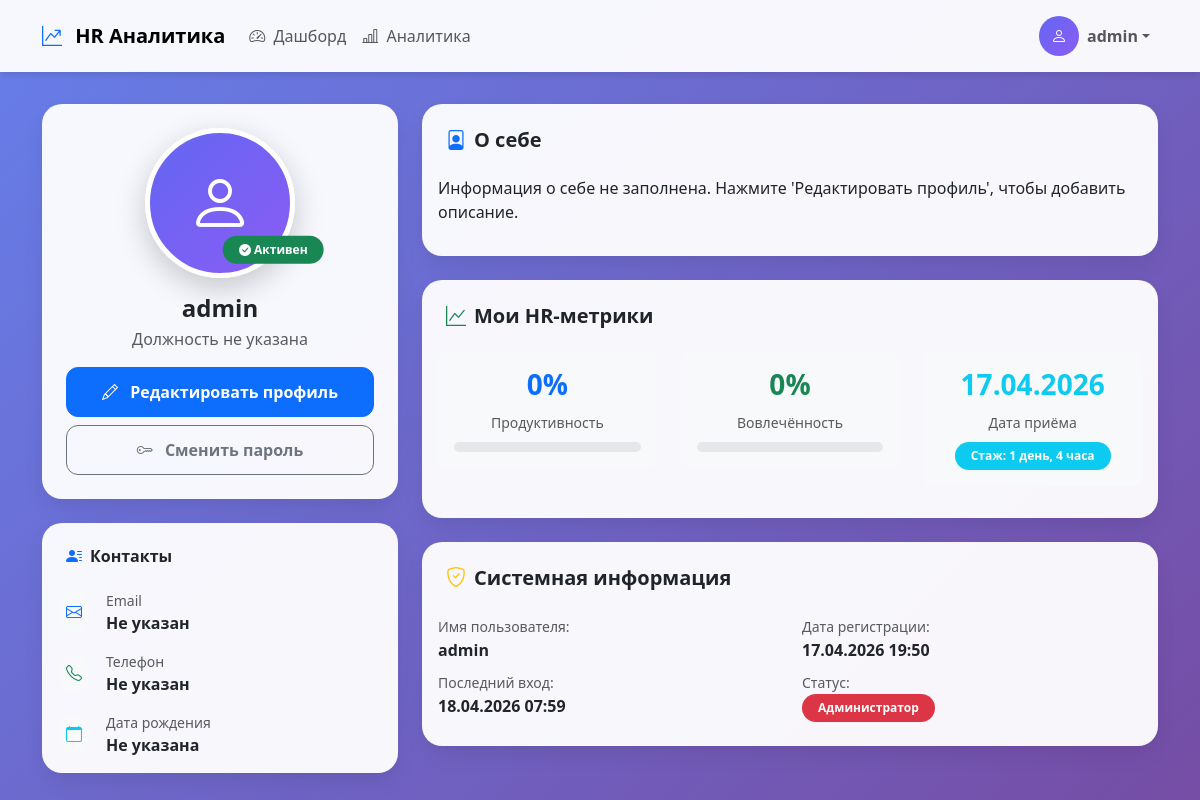
/profile/ (signed in), run on the app's committed database.
### dashboard/models.py (models this page shows, shortened)
class Employee(models.Model):
    user = models.OneToOneField(User, on_delete=models.CASCADE, related_name='employee_profile',
                                verbose_name='Пользователь')
    department = models.ForeignKey(Department, on_delete=models.CASCADE, null=True, blank=True, verbose_name='Отдел')
    position = models.CharField(max_length=100, blank=True, verbose_name='Должность')
    phone = models.CharField(max_length=20, blank=True, verbose_name='Телефон')
    bio = models.TextField(blank=True, verbose_name='О себе')
    avatar = models.ImageField(upload_to='avatars/', blank=True, null=True, verbose_name='Аватар')
    birth_date = models.DateField(blank=True, null=True, verbose_name='Дата рождения')
    hire_date = models.DateField(auto_now_add=True, verbose_name='Дата приёма')
    salary = models.DecimalField(max_digits=10, decimal_places=2, default=0, verbose_name='Зарплата')
    performance_score = models.FloatField(default=0, verbose_name='Оценка производительности')
    engagement_score = models.FloatField(default=0, verbose_name='Вовлечённость')
    is_active = models.BooleanField(default=True, verbose_name='Активен')
    class Meta:
        verbose_name = 'Сотрудник'
        verbose_name_plural = 'Сотрудники'

### dashboard/views.py (the view)
# urls.py: path('profile/', views.profile, name='profile'),
@login_required
def profile(request):
    employee = request.user.employee_profile
    context = {
        'employee': employee,
        'user': request.user,
    }
    return render(request, 'profile.html', context)

### dashboard/templates/profile.html (shortened to what this page needs)
{% extends 'base.html' %}
{% block content %}
<div class="container py-4">
    <div class="row">
        <div class="col-lg-4 mb-4">
            <div class="card text-center p-4">
                <div class="position-relative mb-3">
                    {% if employee.avatar %}
                        <img src="{{ employee.avatar.url }}" alt="Avatar" class="profile-avatar">
                    {% else %}
                        <div class="bg-gradient-primary text-white rounded-circle d-inline-flex align-items-center justify-content-center profile-avatar">
                            <i class="bi bi-person" style="font-size: 4rem;"></i>
                        </div>
                    {% endif %}
                    <div class="position-absolute bottom-0 end-0 translate-middle">
                        <span class="badge bg-success badge-pill"><i class="bi bi-check-circle-fill"></i> Активен</span>
                    </div>
                </div>
                <h4 class="fw-bold mb-1">{{ user.get_full_name|default:user.username }}</h4>
                <p class="text-muted mb-3">{{ employee.position|default:"Должность не указана" }}</p>
                <div class="d-grid gap-2">
                    <a href="{% url 'edit_profile' %}" class="btn btn-primary btn-custom">
                        <i class="bi bi-pencil me-2"></i> Редактировать профиль
                    </a>
                    <a href="{% url 'change_password' %}" class="btn btn-outline-secondary btn-custom">
                        <i class="bi bi-key me-2"></i> Сменить пароль
                    </a>
                </div>
            </div>
            <div class="card mt-4">
                <div class="card-header bg-transparent border-0 pt-4 px-4">
                    <h6 class="fw-bold mb-0"><i class="bi bi-person-lines-fill me-2 text-primary"></i>Контакты</h6>
                </div>
                <div class="card-body">
                    <ul class="list-unstyled mb-0">
                        <li class="mb-3 d-flex align-items-center">
                            <div class="bg-light rounded-circle p-2 me-3">
                                <i class="bi bi-envelope text-primary"></i>
                            </div>
                            <div>
                                <small class="text-muted d-block">Email</small>
                                <span class="fw-semibold">{{ user.email|default:"Не указан" }}</span>
                            </div>
                        </li>
                        <li class="mb-3 d-flex align-items-center">
                            <div class="bg-light rounded-circle p-2 me-3">
                                <i class="bi bi-telephone text-success"></i>
                            </div>
                            <div>
                                <small class="text-muted d-block">Телефон</small>
                                <span class="fw-semibold">{{ employee.phone|default:"Не указан" }}</span>
                            </div>
                        </li>
                        <li class="d-flex align-items-center">
                            <div class="bg-light rounded-circle p-2 me-3">
                                <i class="bi bi-calendar text-info"></i>
                            </div>
                            <div>
                                <small class="text-muted d-block">Дата рождения</small>
                                <span class="fw-semibold">{{ employee.birth_date|date:"d.m.Y"|default:"Не указана" }}</span>
                            </div>
                        </li>
                    </ul>
                </div>
            </div>
        </div>
        <div class="col-lg-8">
            <div class="card mb-4">
                <div class="card-header bg-transparent border-0 pt-4 px-4">
                    <h5 class="fw-bold mb-0"><i class="bi bi-file-person me-2 text-primary"></i>О себе</h5>
                </div>
                <div class="card-body">
                    <p class="text-muted mb-0">
                        {{ employee.bio|default:"Информация о себе не заполнена. Нажмите 'Редактировать профиль', чтобы добавить описание."|linebreaks }}
                    </p>
                </div>
            </div>
            <div class="card mb-4">
                <div class="card-header bg-transparent border-0 pt-4 px-4">
                    <h5 class="fw-bold mb-0"><i class="bi bi-graph-up me-2 text-success"></i>Мои HR-метрики</h5>
                </div>
                <div class="card-body">
                    <div class="row">
                        <div class="col-md-4 text-center mb-3">
                            <div class="p-3 bg-light rounded-3">
                                <h3 class="text-primary fw-bold">{{ employee.performance_score|default:"0" }}%</h3>
                                <small class="text-muted">Продуктивность</small>
                                <div class="progress progress-custom mt-2">
                                </div>
                            </div>
                        </div>
                        <div class="col-md-4 text-center mb-3">
                            <div class="p-3 bg-light rounded-3">
                                <h3 class="text-success fw-bold">{{ employee.engagement_score|default:"0" }}%</h3>
                                <small class="text-muted">Вовлечённость</small>
                                <div class="progress progress-custom mt-2">
                                </div>
                            </div>
                        </div>
                        <div class="col-md-4 text-center mb-3">
                            <div class="p-3 bg-light rounded-3">
                                <h3 class="text-info fw-bold">{{ employee.hire_date|date:"d.m.Y" }}</h3>
                                <small class="text-muted">Дата приёма</small>
                                <div class="mt-2">
                                    <span class="badge bg-info badge-pill">Стаж: {{ employee.hire_date|timesince }}</span>
                                </div>
                            </div>
                        </div>
                    </div>
                </div>
            </div>
            <div class="card">
                <div class="card-header bg-transparent border-0 pt-4 px-4">
                    <h5 class="fw-bold mb-0"><i class="bi bi-shield-check me-2 text-warning"></i>Системная информация</h5>
                </div>
                <div class="card-body">
                    <div class="row">
                        <div class="col-md-6 mb-2">
                            <small class="text-muted">Имя пользователя:</small>
                            <p class="fw-semibold mb-0">{{ user.username }}</p>
                        </div>
                        <div class="col-md-6 mb-2">
                            <small class="text-muted">Дата регистрации:</small>
                            <p class="fw-semibold mb-0">{{ user.date_joined|date:"d.m.Y H:i" }}</p>
                        </div>
                        <div class="col-md-6 mb-2">
                            <small class="text-muted">Последний вход:</small>
                            <p class="fw-semibold mb-0">{{ user.last_login|date:"d.m.Y H:i"|default:"Нет данных" }}</p>
                        </div>
                        <div class="col-md-6 mb-2">
                            <small class="text-muted">Статус:</small>
                            <p class="fw-semibold mb-0">
                                {% if user.is_superuser %}
                                    <span class="badge bg-danger badge-pill">Администратор</span>
                                {% elif user.is_staff %}
                                    <span class="badge bg-warning badge-pill">Менеджер</span>
                                {% else %}
                                    <span class="badge bg-success badge-pill">Сотрудник</span>
                                {% endif %}
                            </p>
                        </div>
                    </div>
                </div>
            </div>
        </div>
    </div>
</div>
{% endblock %}

### dashboard/templates/base.html (shortened to what this page needs)
{% load bootstrap5 %}
<!DOCTYPE html>
<html lang="ru">
<head>
    {% bootstrap_css %}
    <link rel="stylesheet" href="https://cdn.jsdelivr.net/npm/bootstrap-icons@1.10.0/font/bootstrap-icons.css">
</head>
<body>
    {% if user.is_authenticated %}
    <nav class="navbar navbar-expand-lg navbar-light fixed-top">
        <div class="container">
            <a class="navbar-brand fw-bold" href="{% url 'dashboard' %}">
                <i class="bi bi-graph-up-arrow text-primary me-2"></i>
                HR Аналитика
            </a>
            <div class="collapse navbar-collapse" id="navbarNav">
                <ul class="navbar-nav me-auto">
                    <li class="nav-item">
                        <a class="nav-link" href="{% url 'dashboard' %}">
                            <i class="bi bi-speedometer2 me-1"></i> Дашборд
                        </a>
                    </li>
                    <li class="nav-item">
                        <a class="nav-link" href="{% url 'analytics' %}">
                            <i class="bi bi-bar-chart-line me-1"></i> Аналитика
                        </a>
                    </li>
                </ul>
                <ul class="navbar-nav ms-auto align-items-center">
                    <li class="nav-item dropdown">
                        <a class="nav-link dropdown-toggle d-flex align-items-center" href="#" id="userDropdown" role="button" data-bs-toggle="dropdown">
                            {% if user.employee_profile.avatar %}
                                <img src="{{ user.employee_profile.avatar.url }}" alt="Avatar" class="profile-avatar-small me-2">
                            {% else %}
                                <div class="bg-gradient-primary text-white rounded-circle d-flex align-items-center justify-content-center me-2" style="width: 40px; height: 40px;">
                                    <i class="bi bi-person"></i>
                                </div>
                            {% endif %}
                            <span class="fw-semibold">{{ user.get_full_name|default:user.username }}</span>
                        </a>
                    </li>
                </ul>
            </div>
        </div>
    </nav>
    {% endif %}
    <div style="margin-top: {% if user.is_authenticated %}80px{% else %}0{% endif %};">
        {% block content %}{% endblock %}
    </div>
</body>
</html>

### dashboard/templates/base.html (style rules this page uses)
:root { --primary-color: #6366f1; --secondary-color: #8b5cf6; --success-color: #10b981; --warning-color: #f59e0b; --danger-color: #ef4444; --info-color: #3b82f6; }
body { background: linear-gradient(135deg, #667eea 0%, #764ba2 100%); min-height: 100vh; font-family: 'Segoe UI', Tahoma, Geneva, Verdana, sans-serif; }
.navbar { background: rgba(255, 255, 255, 0.95) !important; backdrop-filter: blur(10px); box-shadow: 0 4px 6px -1px rgba(0, 0, 0, 0.1); }
.card { background: rgba(255, 255, 255, 0.95); border: none; border-radius: 20px; box-shadow: 0 10px 25px -5px rgba(0, 0, 0, 0.1); transition: transform 0.3s ease, box-shadow 0.3s ease; }
.bg-gradient-primary { background: linear-gradient(135deg, #6366f1 0%, #8b5cf6 100%); }
.btn-custom { border-radius: 12px; padding: 12px 24px; font-weight: 600; transition: all 0.3s ease; }
.badge-pill { border-radius: 50px; padding: 8px 16px; }
.progress-custom { height: 10px; border-radius: 10px; background: #e5e7eb; }
.profile-avatar { width: 150px; height: 150px; border-radius: 50%; object-fit: cover; border: 5px solid white; box-shadow: 0 10px 30px rgba(0,0,0,0.2); }

### data on the page
Employee: position "Должность не указана", phone "Не указан", birth_date "Не указана", bio "Информация о себе не заполнена. Нажмите 'Редактировать профиль', чтобы добавить описание.", performance_score "0", engagement_score "0", hire_date "17.04.2026", hire_date "1 день, 4 часа"

### other printed values
{{ user.get_full_name|default:user.username }} "admin"
{{ user.email|default:"Не указан" }} "Не указан"
{{ user.username }} "admin"
{{ user.date_joined|date:"d.m.Y H:i" }} "17.04.2026 19:50"
{{ user.last_login|date:"d.m.Y H:i"|default:"Нет данных" }} "18.04.2026 07:59"
